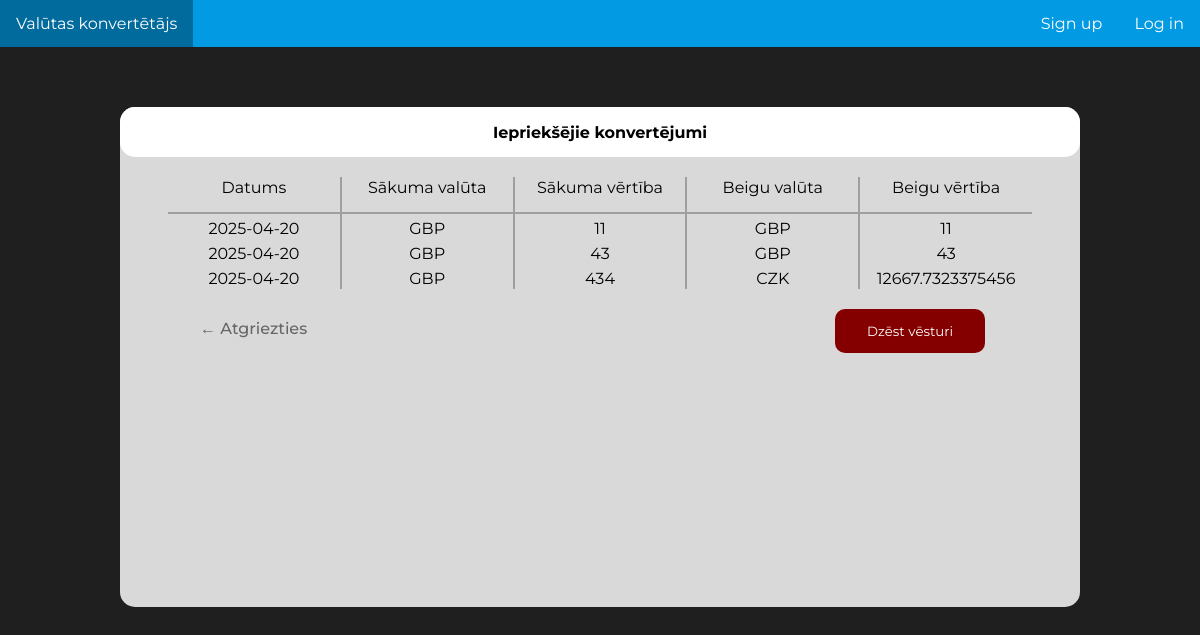
Screenshot of /history (signed in) with the database file from the repository.
### tables this page shows
CREATE TABLE "conversion_history" (
	"user_id"	INTEGER,
	"value_from"	INTEGER,
	"currency_from"	TEXT,
	"value_to"	INTEGER,
	"currency_to"	TEXT,
	"date"	TEXT,
	"time"	TEXT,
	FOREIGN KEY("user_id") REFERENCES "user"("user_id")
);

### currency_converter.py (the view)
@app.route("/history", methods = ["GET"])
@check_token
def history(current_user):
    db = utilities.Database()
    history = db.get_histrory(current_user[0])
    print(history == [])
    if history == []:
        return render_template("history.html", history = (("", "", "", "", "", "", "")))
    else: return render_template("history.html", history = history)

### currency_converter.py (called while the page is built)
def check_token(func):
    @wraps(func) # Here so check_token can be used for multiple pages
    def wrapper():
        token = request.cookies.get('jwt_token')
        if not token:
            current_user = (1, 'GUEST', '', '') # if no token found, go with guest account
        else:
            data = jwt.decode(token, SECRET_KEY, algorithms=["HS256"])
            db = utilities.Database()
            current_user = db.get_user_data_by_id(data["user_id"])
        return func(current_user)
    return wrapper

### utilities.py (called while the page is built)
    def get_user_data_by_id(self, user_id):
        self.cur.execute("""SELECT * FROM 'user' WHERE user_id=(?)""", (user_id,))
        user = self.cur.fetchone()
        print("utr")
        self.connection.close()
        return user

    def get_histrory(self, user_id):
        self.cur.execute("""SELECT * FROM 'conversion_history' WHERE user_id=(?)""", (user_id,))
        history = self.cur.fetchall()
        self.cur.close()
        return history[-11:]

### templates/history.html (shortened to what this page needs)
<!DOCTYPE html>
<html lang="en">
  <head>
    <link rel="stylesheet" type="text/css" href="{{ url_for('static', filename='style.css' ) }}">
  </head>
    <body>
        <div>
          <ul class="navbar">
            <li><a href="/login">Log in</a></li>
            <li><a href="/signup">Sign up</a></li>
            <li style="float:left"><a href="/">Valūtas konvertētājs</a></li>
          </ul>
        </div>
        <div class="mother-box">
            <div class="big-box">
                <div class="big-box-title-box">
                    Iepriekšējie konvertējumi
                </div>
                <div class="table-area">
                    <table class="big-box-table">
                        <tr>
                          <th class="borderized-right">Datums</th>
                          <th class="borderized-right">Sākuma valūta</th>
                          <th class="borderized-right">Sākuma vērtība</th>
                          <th class="borderized-right">Beigu valūta</th>
                          <th>Beigu vērtība</th>
                        </tr>
                        {% for row in history %}
                          <tr>
                            <td class="borderized-right">{{ row [5] }}</td>
                            <td class="borderized-right">{{ row [2] }}</td>
                            <td class="borderized-right">{{ row [1] }}</td>
                            <td class="borderized-right">{{ row [4] }}</td>
                            <td>{{ row [3] }}</td>
                          </tr>
                        {% endfor %}
                      </table>
                </div>
                <div class="delete-button">
                <form action="/api/delete_history">
                <input class="delete-history-button" type="submit" name="delete_history" value="Dzēst vēsturi"/>
                </form>
                <a class="atgriezties-poga" href="/home"> &larr; Atgriezties </a>
                </div>
            </div>
        </div>
    </body>
</html>

### static/style.css (style rules this page uses)
.navbar { list-style-type: none; margin: 0; padding: 0; overflow: hidden; width: 100%; background-color: #029AE3; transition: 0.3s; }
li { float: right; }
li a { display: block; color: white; padding: 14px 16px; text-decoration: none; transition: 0.3s; }
body { display: block; font-family: 'Montserrat', serif; margin: 0px; background-color: #1f1f1f; }
.big-box { height: 500px; width: 80%; background-color: #D9D9D9; display: block; margin: auto; border-radius: 15px; }
.big-box-title-box { display: inline-block; height: 50px; border-radius: 15px; width: 100%; background-color: #ffffff; align-content: center; text-align: center; font-weight: bold; }
.mother-box { margin-top: 60px; }
.big-box-table { text-align: center; width: 100%; }
.table-area { margin-top: 20px; margin-left: auto; margin-right: auto; width: 90%; }
th { font-weight: normal; width: 20%; padding-bottom: 15px; border-bottom: 2px solid #9F9F9F; }
td { padding-top: 5px; }
.borderized-right { border-right: 2px solid #9F9F9F; }
table { border-collapse: collapse; }
.delete-history-button { display: block; border: none; font-family: 'Montserrat', 'serif'; border-radius: 10px; color: #ffffff; background-color: rgb(132, 0, 0); padding: 14px 16px; text-decoration: none; transition: 0.3s; width: 150px; float: right; margin-right: 95px; margin-top: 20px; }
.delete-button { padding-top: auto; padding-bottom: 20px; }
.atgriezties-poga { text-decoration: none; color: #666666; font-weight: 500; padding: 30px 80px; position: absolute; }

### rows the page displays
conversion_history: date "2025-04-20", currency_from "GBP", value_from "11", currency_to "GBP", value_to "11"
conversion_history: date "2025-04-20", currency_from "GBP", value_from "43", currency_to "GBP", value_to "43"
conversion_history: date "2025-04-20", currency_from "GBP", value_from "434", currency_to "CZK", value_to "12667.7323375456"
